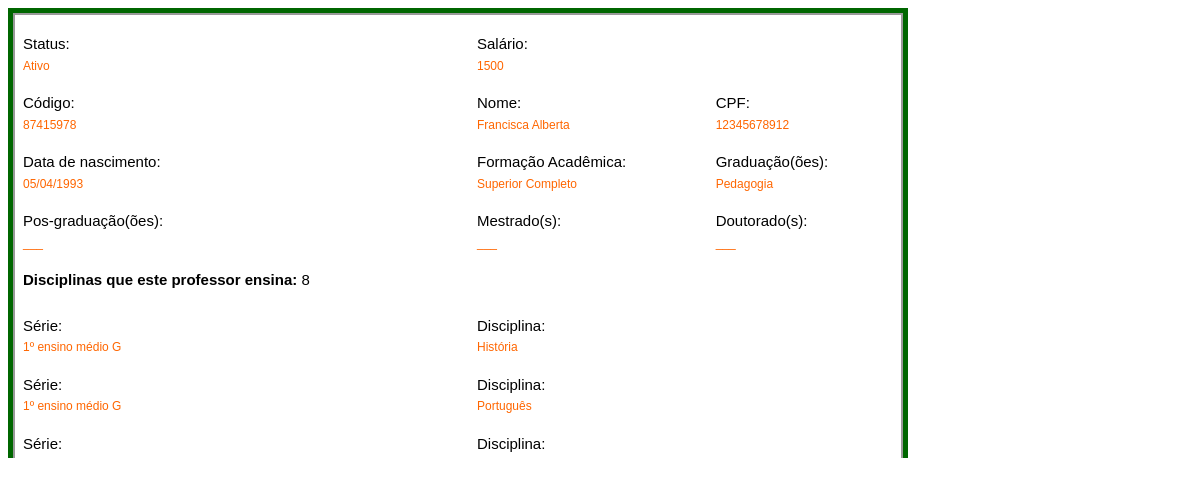
The page /admin/historico_professor.php?id=1 on the database its author committed.
### tables this page shows
CREATE TABLE `professores` (
  `id` int(11) NOT NULL,
  `code` varchar(255) NOT NULL,
  `status` varchar(255) NOT NULL,
  `nome` varchar(255) NOT NULL,
  `cpf` varchar(255) NOT NULL,
  `nascimento` varchar(255) NOT NULL,
  `formacao` varchar(255) NOT NULL,
  `graduacao` varchar(255) NOT NULL,
  `pos_graduacao` varchar(255) NOT NULL,
  `mestrado` varchar(255) NOT NULL,
  `doutorado` varchar(255) NOT NULL,
  `salario` varchar(255) NOT NULL
);

CREATE TABLE `disciplinas` (
  `id` int(11) NOT NULL,
  `curso` varchar(255) NOT NULL,
  `disciplina` varchar(255) NOT NULL,
  `professor` varchar(255) NOT NULL,
  `sala` varchar(255) NOT NULL,
  `turno` varchar(255) NOT NULL
);

### admin/historico_professor.php (the view, shortened to what this page needs)
<!DOCTYPE html PUBLIC "-//W3C//DTD XHTML 1.0 Transitional//EN" "http://www.w3.org/TR/xhtml1/DTD/xhtml1-transitional.dtd">
<html xmlns="http://www.w3.org/1999/xhtml">
<head>
<link rel="stylesheet" type="text/css" href="css/historico_do_professor.css"/>
 <?php require "../conexao.php"; ?>
</head>
<body>
<div id="box">
<?php
$id = $_GET['id'];
$sql_1 = "SELECT * FROM professores WHERE id = '$id'";
$consulta = mysqli_query($conexao, $sql_1);
	while($res_1 = mysqli_fetch_assoc($consulta)){
?>
   <table width="900" border="0">
    <tr>
      <td><h2>Status:</h2></td>
      <td><h2>Salário:</h2></td>
    </tr>
    <tr>
      <td><h3><?php echo $res_1['status']; ?></h3></td>
      <td><h3><?php echo $res_1['salario']; ?></h3></td>
    </tr>
    <tr>
      <td><h2>Código:</h2></td>
      <td><h2>Nome:</h2></td>
      <td><h2>CPF:</h2></td>
    </tr>
    <tr>
      <td><h3><?php echo $code = $res_1['code']; ?></h3></td>
      <td><h3><?php echo $res_1['nome']; ?></h3></td>
      <td><h3><?php echo $res_1['cpf']; ?></h3></td>
    </tr>
    <tr>
      <td><h2>Data de nascimento:</h2></td>
      <td><h2>Formação Acadêmica:</h2></td>
      <td><h2>Graduação(ões):</h2></td>
    </tr>
    <tr>
      <td><h3><?php echo $res_1['nascimento']; ?></h3></td>
      <td><h3><?php echo $res_1['formacao']; ?></h3></td>
      <td><h3><?php echo $res_1['graduacao']; ?></h3></td>
    </tr>
    <tr>
      <td><h2>Pos-graduação(ões):</h2></td>
      <td><h2>Mestrado(s):</h2></td>
      <td><h2>Doutorado(s):</h2></td>
    </tr>
    <tr>
      <td><h3><?php echo $res_1['pos_graduacao']; ?></h3></td>
      <td><h3><?php echo $res_1['mestrado']; ?></h3></td>
      <td><h3><?php echo $res_1['doutorado']; ?></h3></td>
    </tr>
    <tr>
      <td><h2><strong>Disciplinas que este professor ensina:</strong> <?php $sql_2 = "SELECT * FROM disciplinas WHERE professor = '$code'";
	   $result_disc = mysqli_query($conexao, $sql_2);
	   echo mysqli_num_rows($result_disc); ?></h2></td>
    </tr>
    <?php while($res_2 = mysqli_fetch_assoc($result_disc)){ ?>
    <tr>
      <td><h2>Série:</h2></td>
      <td><h2>Disciplina:</h2></td>
    </tr>
    <tr>
      <td><h3><?php echo $res_2['curso']; ?></h3></td>
      <td><h3><?php echo $res_2['disciplina']; ?></h3></td>
    </tr>
    <?php } ?>
  </table>
<?php } ?>
</div>
</body>
</html>

### admin/css/historico_do_professor.css (style rules this page uses)
#box { width:900px; background:#060; overflow:auto; height:450px; }
#box table { border:2px solid #999; padding:5px; width:890px; margin:5px; background:#FFF; }
#box h2 { font:15px Arial, Helvetica, sans-serif; color:#000; }
#box h3 { font:12px Arial, Helvetica, sans-serif; color:#F60; margin:-10px 0 5px 0; }

### rows shown on the page
professores: status "Ativo", salario "1500", code "87415978", nome "Francisca Alberta", cpf "12345678912", nascimento "05/04/1993", formacao "Superior Completo", graduacao "Pedagogia", pos_graduacao "___", mestrado "___", doutorado "___", mysqli_num_rows($result_disc) "8"
disciplinas: curso "1º ensino médio G", disciplina "História"
disciplinas: curso "1º ensino médio G", disciplina "Português"
